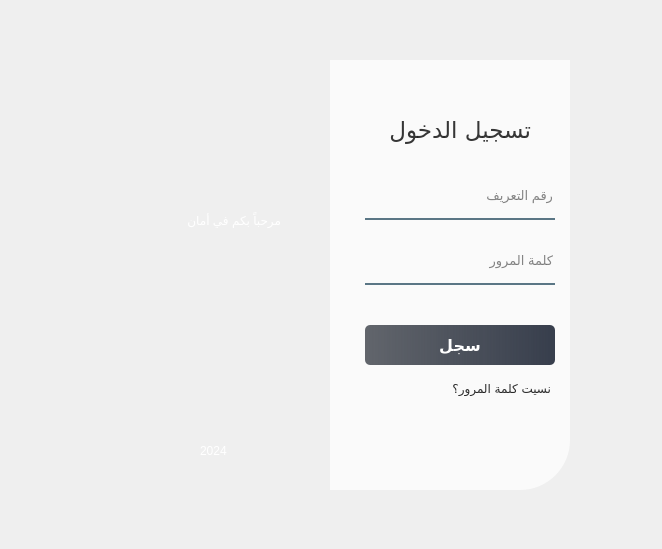
<?xml version="1.0" encoding="UTF-8"?>
<ui version="4.0">
 <class>MainWindow</class>
 <widget class="QMainWindow" name="MainWindow">
  <property name="geometry">
   <rect>
    <x>0</x>
    <y>0</y>
    <width>662</width>
    <height>549</height>
   </rect>
  </property>
  <property name="windowTitle">
   <string>MainWindow</string>
  </property>
  <widget class="QWidget" name="centralwidget">
   <widget class="QWidget" name="widget" native="true">
    <property name="geometry">
     <rect>
      <x>70</x>
      <y>30</y>
      <width>550</width>
      <height>500</height>
     </rect>
    </property>
    <property name="styleSheet">
     <string notr="true">/* /////////////////////////////////////////////////////////////////////////////////////////////////
buttonlogin */

QPushButton#loginBtn{
	background-color: qlineargradient(spread:pad, x1:0, y1:0, x2:1, y2:0, stop:0 rgba(44, 49, 58,189), stop:1 rgb(55, 62, 76));
	border-color: rgb(255, 255, 255);

color:rgba(255,255,255,255);
border-radius:5px;
}
QPushButton#loginBtn:hover{
background-color: qlineargradient(spread:pad, x1:0, y1:0, x2:1, y2:0, stop:0 rgba(50, 60, 90,189), stop:1 rgb(50, 69, 96));
}

QPushButton#loginBtn:pressed{
 padding-left:5px;
 padding-top:5px;
background-color: qlineargradient(spread:pad, x1:0, y1:0, x2:1, y2:0, stop:0 rgba(40, 44, 53,189), stop:1 rgb(49, 63, 98));
}










 </string>
    </property>
    <widget class="QLabel" name="label">
     <property name="geometry">
      <rect>
       <x>40</x>
       <y>30</y>
       <width>280</width>
       <height>430</height>
      </rect>
     </property>
     <property name="styleSheet">
      <string notr="true">border-image: url(:/images/images/images/login1.jpg);
border-top-left-radius : 50px;</string>
     </property>
     <property name="text">
      <string/>
     </property>
    </widget>
    <widget class="QLabel" name="label_3">
     <property name="geometry">
      <rect>
       <x>260</x>
       <y>30</y>
       <width>240</width>
       <height>430</height>
      </rect>
     </property>
     <property name="styleSheet">
      <string notr="true">background-color: rgba(250,250,250,1);
border-bottom-right-radius: 50px;
</string>
     </property>
     <property name="text">
      <string/>
     </property>
    </widget>
    <widget class="QLabel" name="label_4">
     <property name="geometry">
      <rect>
       <x>310</x>
       <y>80</y>
       <width>151</width>
       <height>40</height>
      </rect>
     </property>
     <property name="font">
      <font>
       <family>Cocon modified</family>
       <pointsize>17</pointsize>
       <bold>false</bold>
      </font>
     </property>
     <property name="layoutDirection">
      <enum>Qt::LayoutDirection::RightToLeft</enum>
     </property>
     <property name="styleSheet">
      <string notr="true">color:rgba(0,0,0,200);
</string>
     </property>
     <property name="text">
      <string>تسجيل الدخول</string>
     </property>
    </widget>
    <widget class="QLineEdit" name="idLine">
     <property name="geometry">
      <rect>
       <x>295</x>
       <y>150</y>
       <width>190</width>
       <height>40</height>
      </rect>
     </property>
     <property name="font">
      <font>
       <pointsize>10</pointsize>
       <bold>false</bold>
      </font>
     </property>
     <property name="layoutDirection">
      <enum>Qt::LayoutDirection::RightToLeft</enum>
     </property>
     <property name="styleSheet">
      <string notr="true">background-color:rgba(0,0,0,0);
border:none;
border-bottom:2px solid rgba(46,82,101,200);
color:rgba(0,0,0,240);
padding-bottom:7px;</string>
     </property>
     <property name="locale">
      <locale language="Arabic" country="Egypt"/>
     </property>
     <property name="text">
      <string/>
     </property>
     <property name="placeholderText">
      <string>رقم التعريف</string>
     </property>
    </widget>
    <widget class="QLineEdit" name="passLine">
     <property name="geometry">
      <rect>
       <x>295</x>
       <y>215</y>
       <width>190</width>
       <height>40</height>
      </rect>
     </property>
     <property name="font">
      <font>
       <pointsize>10</pointsize>
       <bold>false</bold>
      </font>
     </property>
     <property name="layoutDirection">
      <enum>Qt::LayoutDirection::RightToLeft</enum>
     </property>
     <property name="styleSheet">
      <string notr="true">background-color:rgba(0,0,0,0);
border:none;
border-bottom:2px solid rgba(46,82,101,200);
color:rgba(0,0,0,240);
padding-bottom:7px;</string>
     </property>
     <property name="placeholderText">
      <string>كلمة المرور</string>
     </property>
    </widget>
    <widget class="QPushButton" name="loginBtn">
     <property name="geometry">
      <rect>
       <x>295</x>
       <y>295</y>
       <width>190</width>
       <height>40</height>
      </rect>
     </property>
     <property name="font">
      <font>
       <pointsize>12</pointsize>
       <bold>true</bold>
      </font>
     </property>
     <property name="text">
      <string>سجل</string>
     </property>
    </widget>
    <widget class="QLabel" name="label_2">
     <property name="geometry">
      <rect>
       <x>300</x>
       <y>350</y>
       <width>181</width>
       <height>16</height>
      </rect>
     </property>
     <property name="font">
      <font>
       <family>Cocon modified</family>
       <bold>false</bold>
      </font>
     </property>
     <property name="styleSheet">
      <string notr="true">color:rgba(0,0,0,210);</string>
     </property>
     <property name="text">
      <string>نسيت كلمة المرور؟</string>
     </property>
    </widget>
    <widget class="QLabel" name="label_5">
     <property name="geometry">
      <rect>
       <x>90</x>
       <y>60</y>
       <width>121</width>
       <height>121</height>
      </rect>
     </property>
     <property name="styleSheet">
      <string notr="true">image: url(:/images/images/images/log.png);</string>
     </property>
     <property name="text">
      <string/>
     </property>
    </widget>
    <widget class="QLabel" name="label_6">
     <property name="geometry">
      <rect>
       <x>80</x>
       <y>170</y>
       <width>131</width>
       <height>41</height>
      </rect>
     </property>
     <property name="styleSheet">
      <string notr="true">color: rgb(255, 255, 255);
font: 300 13pt &quot;Cocon modified&quot;;</string>
     </property>
     <property name="text">
      <string>مرحباً بكم في أمان </string>
     </property>
    </widget>
    <widget class="QLabel" name="label_7">
     <property name="geometry">
      <rect>
       <x>130</x>
       <y>400</y>
       <width>41</width>
       <height>41</height>
      </rect>
     </property>
     <property name="styleSheet">
      <string notr="true">color: rgb(255, 255, 255);
font: 300 15pt &quot;Cocon modified&quot;;</string>
     </property>
     <property name="text">
      <string>2024</string>
     </property>
    </widget>
   </widget>
  </widget>
 </widget>
 <resources>
  <include location="resources.qrc"/>
 </resources>
 <connections/>
</ui>
